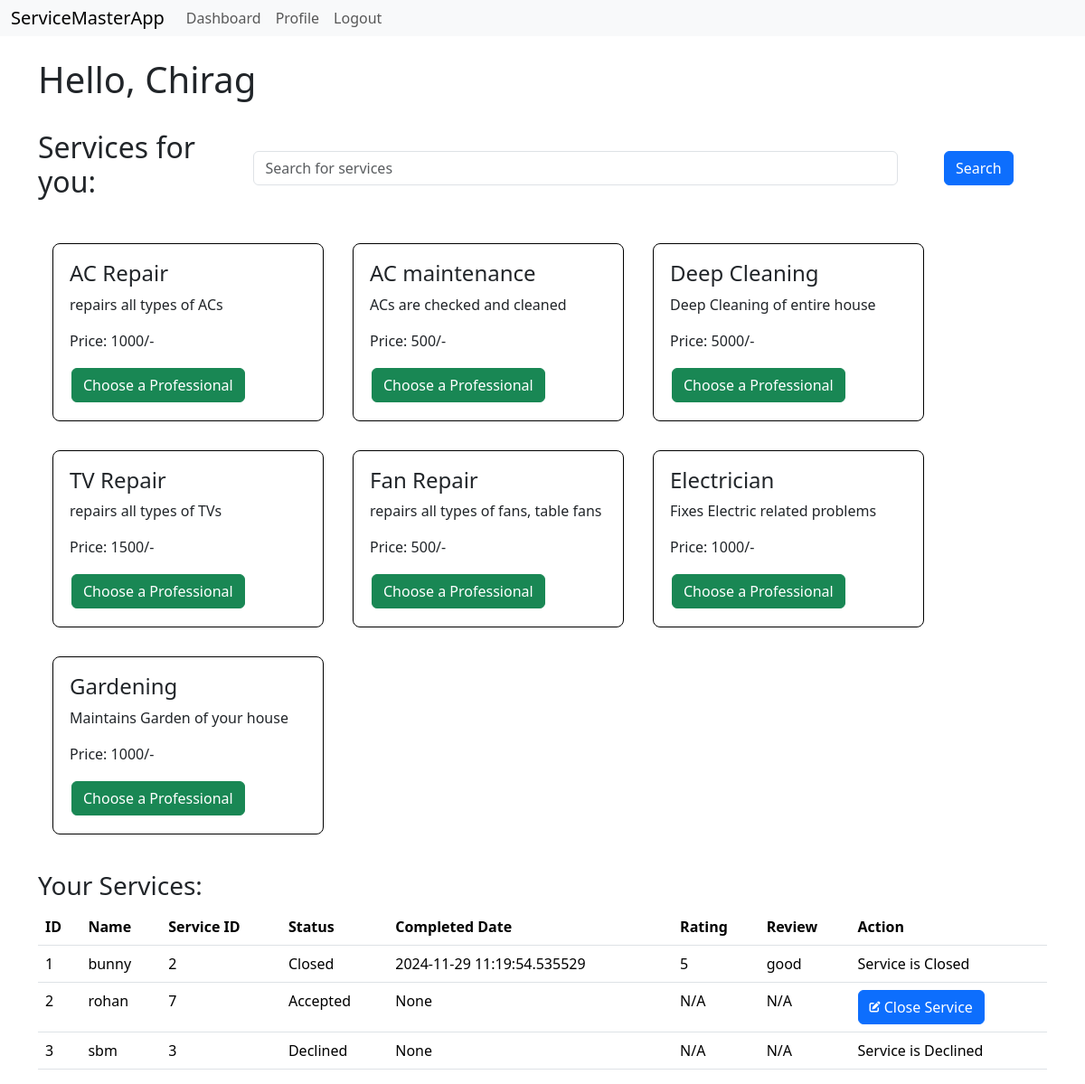
Before: /cdashboard (signed in) with the older database file.
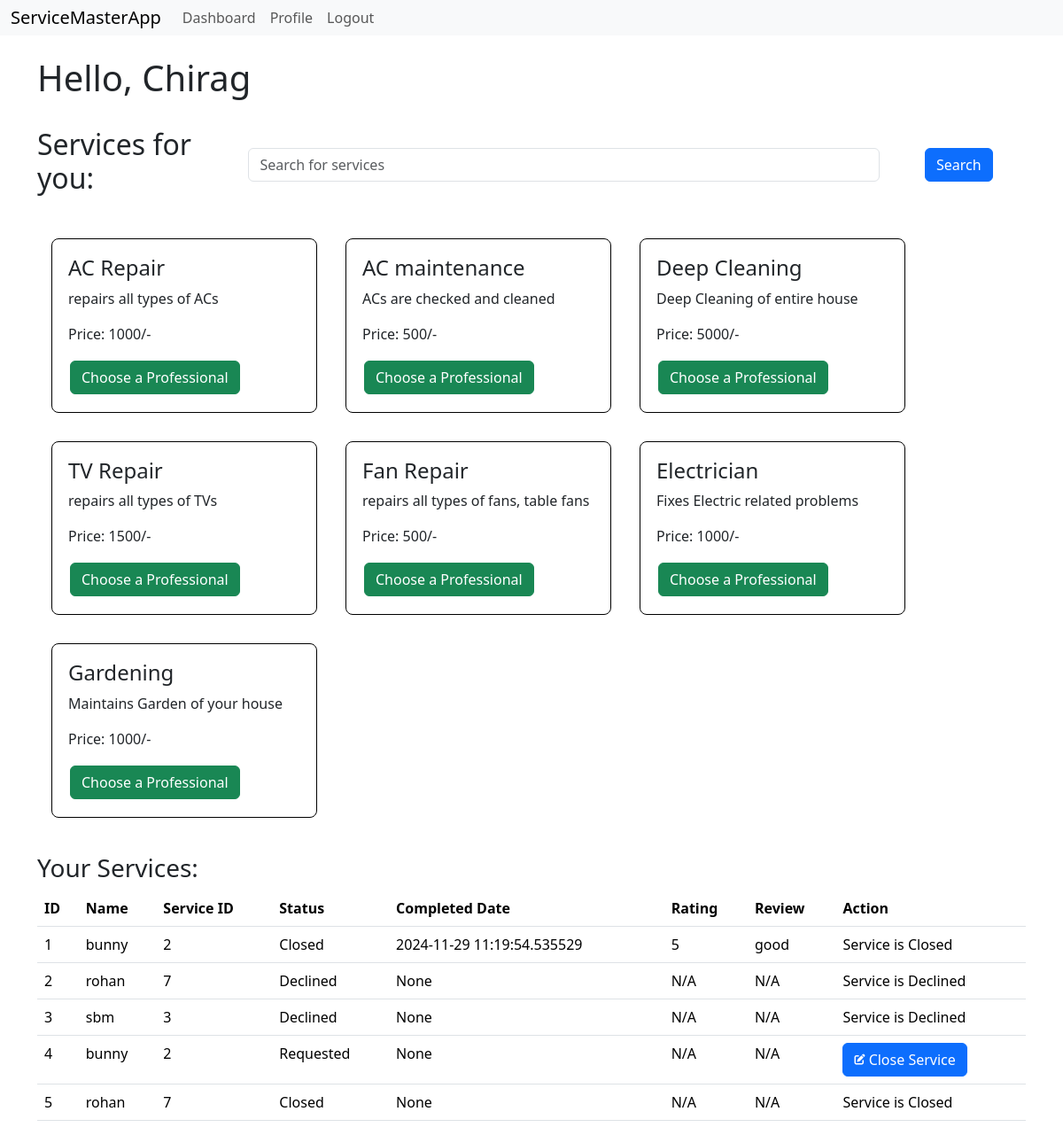
After: the same page with the newer database file.
### models.py (models this page shows, shortened)
class Service(db.Model):
    __tablename__='service'
    id=db.Column(db.Integer,primary_key=True)
    name=db.Column(db.String(32),nullable=False)
    price=db.Column(db.Integer, nullable=False)
    description=db.Column(db.String(512), nullable=False)
    time=db.Column(db.Integer,nullable=False)
    professionals=db.relationship('Professional', backref='service', lazy=True)

class ServiceRequest(db.Model):
    __tablename__='servicerequests'
    servicereqid=db.Column(db.Integer,primary_key=True)
    cuser=db.Column(db.String(32),db.ForeignKey('customer.username'),nullable=False)
    puser=db.Column(db.String(32),db.ForeignKey('professional.username'),nullable=False)
    service_id=db.Column(db.Integer, db.ForeignKey('service.id'), nullable=False)
    requestdate=db.Column(db.DateTime, nullable=False)
    completedate=db.Column(db.DateTime, nullable=True)
    status=db.Column(db.String(32), nullable=False)
    rating=db.Column(db.String(32), nullable=True)
    review=db.Column(db.String(512), nullable=True)
    customers=db.relationship('Customer', backref='servicerequests', lazy=True)
    services=db.relationship('Service', backref='servicerequests', lazy=True)
    professionals=db.relationship('Professional', backref='servicerequests', lazy=True)

### routes.py (the view)
@app.route('/cdashboard')
@auth_required
def cdashboard():
    user=Customer.query.get(session['user_id'])
    search=request.args.get('search')
    if not search:
        return render_template('cdashboard.html',user=user, services=Service.query.all(), professional=Professional.query.filter_by(status='Approved'), servreq=ServiceRequest.query.filter_by(cuser=user.username))
    return render_template('cdashboard.html',user=user, services=Service.query.filter(Service.name.ilike('%' + search + '%')).all(), professional=Professional.query.filter_by(status='Approved'), servreq=ServiceRequest.query.filter_by(cuser=user.username))

### routes.py (called while the page is built)
def auth_required(func):
    @wraps(func)
    def inner(*args, **kwargs):
        if 'user_id' not in session:
            flash('Please Login')
            return redirect(url_for('login'))
        return func(*args, **kwargs)
    return inner

### templates/cdashboard.html (shortened to what this page needs)
{% extends 'layout.html' %}
{% block content %}
<br>
<h1>Hello, {{user.name}}</h1>
<br>
<div class="heading">
    <h2>Services for you:</h2>
    <div class="container-fluid">
        <form class="searchbar">
        <input type="text" class="form-control" id="search" name="search" placeholder="Search for services">
        <button type="submit" class="btn btn-primary">Search</button>
        </form>
    </div>
</div>
<br>
<div class="service-list">
    {% for s in services %}
    <div class="service">
        <div class="service-info">
            <h4>{{s.name}}</h4>
            <p>{{s.description}}</p>
            <p>Price: {{s.price}}/-</p>
            <form action="{{url_for('cservices', service_id=s.id)}}" method="POST" class="profbutton">
                <input type="submit" value="Choose a Professional" class="btn btn-success">
            </form>
        </div>
        </div>
    {% endfor %}
</div>
<br>
<h3>Your Services:</h3>
<table class="table">
    <thead>
        <th>ID</th>
        <th>Name</th>
        <th>Service ID</th>
        <th>Status</th>
        <th>Completed Date</th>
        <th>Rating</th>
        <th>Review</th>
        <th>Action</th>
    </thead>
    <tbody>
        {% for sr in servreq %}
            <tr>
                <td>{{ sr.servicereqid }}</td>
                <td>{{ sr.puser }}</td>
                <td>{{ sr.service_id }}</td>
                <td>{{ sr.status }}</td>
                {% if sr.status != 'Completed' %}
                    <td>{{ sr.completedate }}</td>
                {% else %}
                    <td> Service is {{ sr. status }}</td>
                {% endif %}
                {% if sr.status != 'Declined' %}
                    <td>{{ sr.rating if sr.rating else 'N/A' }}</td>
                    <td>{{ sr.review if sr.review else 'N/A' }}</td>
                {% else %}
                    <td>N/A</td>
                    <td>N/A</td>
                {% endif %}
                <td>
                    {% if sr.status == 'Requested' or sr.status == 'Accepted' %}
                         <a class="btn btn-primary" href="{{ url_for('close_service', servicereq_id=sr.servicereqid) }}">
                            <i class="fas fa-edit fa-xs"></i>
                            Close Service
                        </a>
                    {% else %}
                        Service is {{sr.status}}
                    {% endif %}
                </td>
            </tr>
        {% endfor %}
    </tbody>
</table>
{% endblock %}

Changed rows visible on the page:
changed ServiceRequest id 2: status "Accepted" → "Declined"; status (not shown) → "Declined"; rating "N/A" → (not shown); review "N/A" → (not shown); status "Close Service" → "N/A N/A Service is"
added ServiceRequest: servicereqid "4", puser "bunny", service_id "2", status "Requested", completedate "None", rating "N/A", review "N/A"
added ServiceRequest: servicereqid "5", puser "rohan", service_id "7", status "Closed", completedate "None", rating "N/A", review "N/A"
